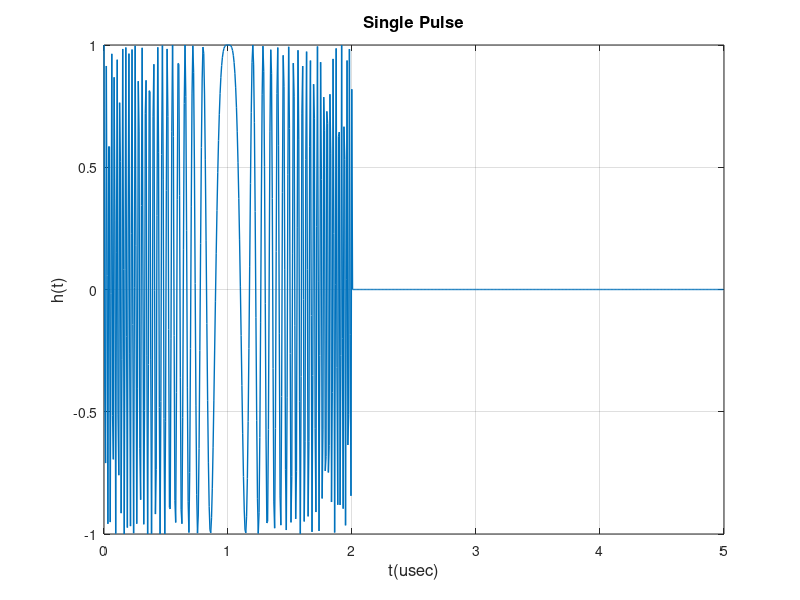
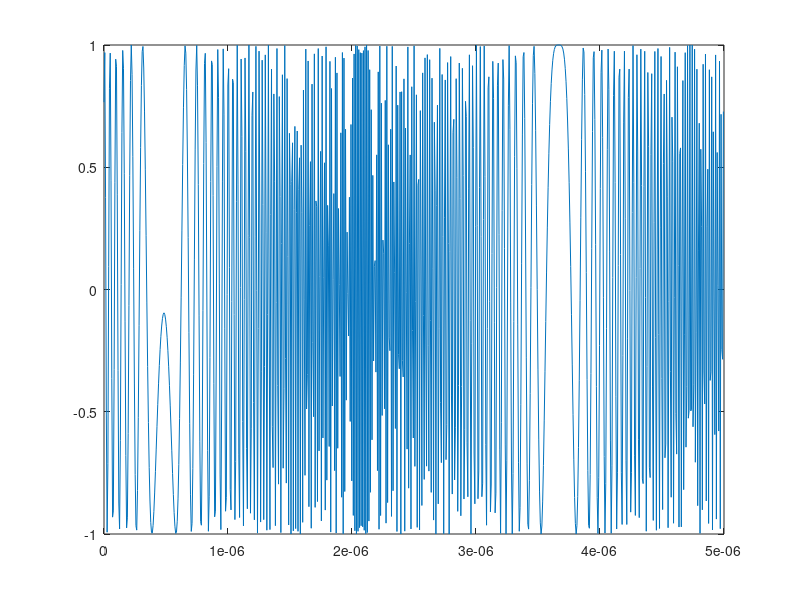

Write MATLAB code to recreate these figures, in order.
clc;
close all;
clear all;

PRI = 5e-6 ; %5*10^-6 
PW = 2e-6 ; %2*10^-6 ;
CPI = 0.5e-3 ; %0.5*10^-3 ;
B = 100e6 ; %100*10^6 ; 
fc = 40e9 ; %40*10^9 ; 
R0 = 400 ;
v_target = 100;
c = 3e8;

Ws = 10*B ; % Stand in Nyquist
Ts = 2*pi / Ws;

Fs = 1/Ts ;
Num_PRI = CPI/PRI;
t = 0: Ts: Num_PRI*PRI ;


W = zeros(1, length(t));
W(t<PW) = 1;
h_t_pulse = exp(1i*pi*(B/PW)*(t-PW/2).^2) .* W;
size_Tx = sum(W==1);
size_PRI = sum (t<PRI);
h_t = zeros(1, length(t));
for n  = 0:Num_PRI-1 
    start_index = n*size_PRI + 1;
    last_index = n*size_PRI + size_Tx;
    h_t(start_index : last_index )= h_t_pulse(1:size_Tx);
end
% 
% Single Pulse in Time
figure(1);
plot(10^6*t(1:size_PRI),h_t(1:size_PRI),'LineWidth',1)
grid on;
xlabel('t(usec)','FontSize',12)
ylabel('h(t)','FontSize',12)
title('Single Pulse','FontSize',12)
% 
% % Pulse in Frequency domain
% figure(2)
% H = fftshift(fft(h_t(1:size_Tx)));
% fshift = (-size_Tx/2:size_Tx/2-1)*(Fs/size_Tx); % zero-centered frequency range
% % powershift = abs(H).^2/size_TR;     % zero-centered power
% %plot(fshift,powershift)
% plot(10^-6 * fshift,abs(H),'LineWidth',1)
% grid on;
% xlabel('f(MHz)','FontSize',12)
% ylabel('|h(f)|','FontSize',12)
% title('Single Pulse in Frequency Domain','FontSize',12)
% 
% % Autocorrelation for single pulse
% figure(3)
% autocorr(h_t(1:size_Tx))
% 
% % Pulse Train
% figure(4);
% plot(10^3*t , h_t, 'LineWidth',0.1)
% grid on;
% xlabel('t(msec)','FontSize',12)
% ylabel('h(t)','FontSize',12)
% title('Pulse Train','FontSize',12)

%%%%%%%%%%%%%%%%%%%%%%%%%%%%%%%%%
S_TX = h_t.*exp(1i*2*pi*fc*t);
delay = 2*(R0+v_target.*t)/c;

S_RX = h_t.*exp(1i*2*pi*fc*v_target*t/c);
% figure(22)
% % plot(t -(800/c),h_t)
% syms f(x)
% x= t;
% y=h_t;
% [~, index] = sort(x);
% F = griddedInterpolant(x(index), y(index));
% check = F(2*v_target/c  x);
% figure(22)
% plot(t,check)
delay = 2*R0/c;
scaled = 1-2*v_target/c;
W = zeros(1, length(t));
W(t<PRI) = 1;
h_t_pulse = exp(1i*pi*(B/PW)*(scaled*t-delay -PW/2).^2) .* W;
figure(110)
plot(t(1:796),h_t_pulse(1:796))